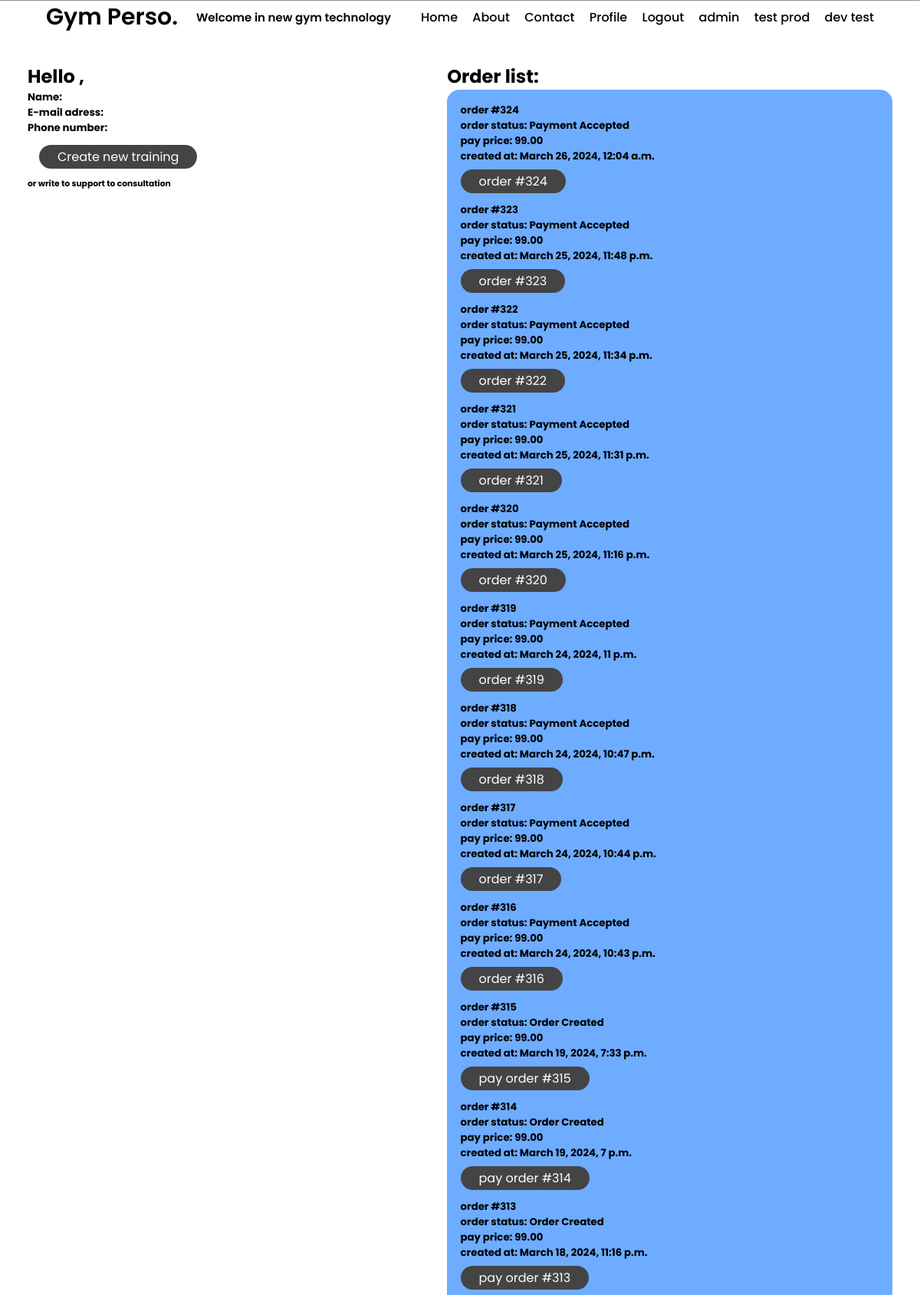
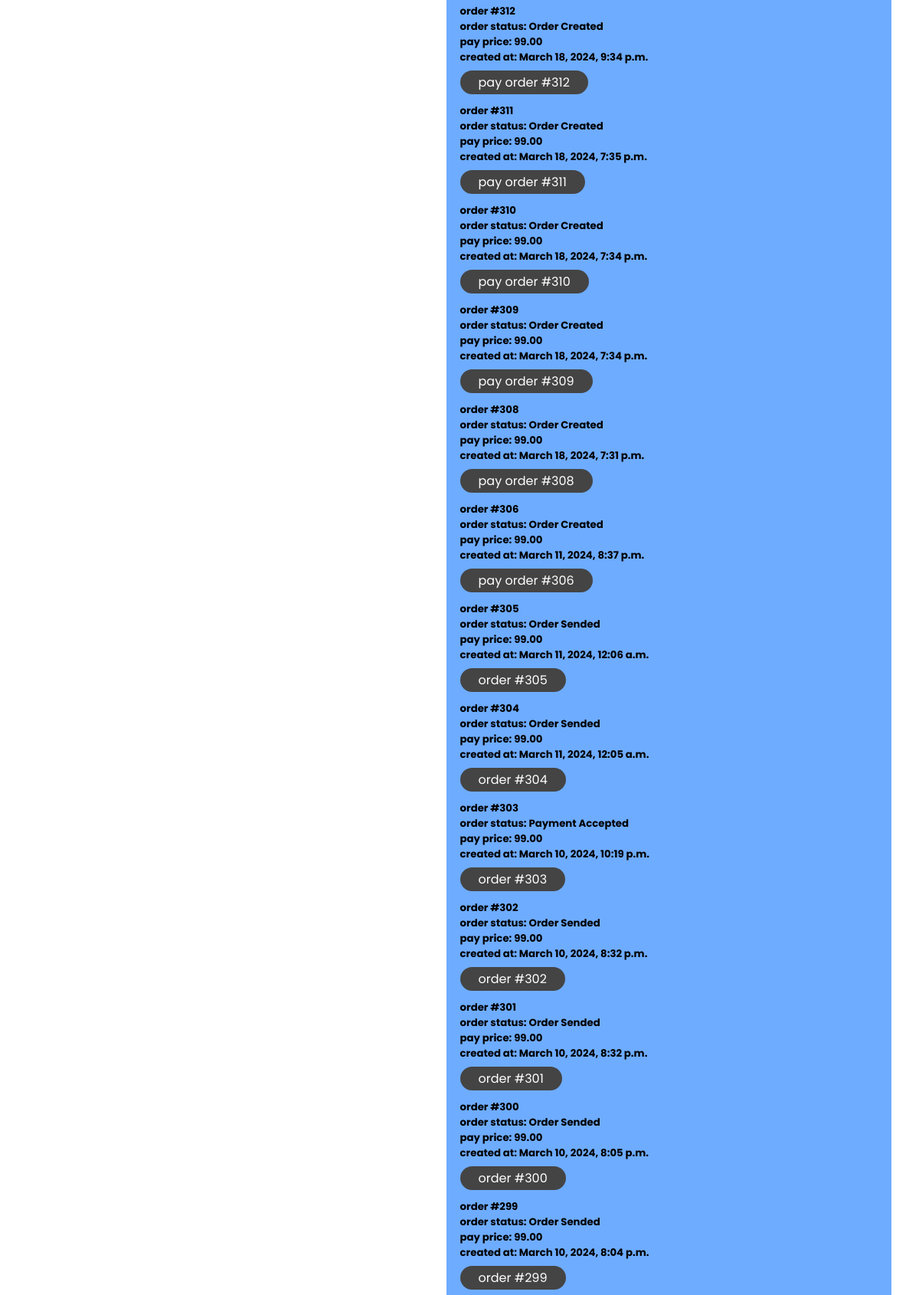
The page /accounts/profile/ (signed in, upper part) on the database its author committed (2 pictures, top to bottom).
### orders/models.py (models this page shows, shortened)
class Order(models.Model):
    order_id = models.AutoField(primary_key=True)
    order_status = models.CharField(choices=[
        ("OC", "Order Created"),
        ("WP", "Waiting for Payment"),
        ("PA", "Payment Accepted"),
        ("PE", "Payment Error"),
        ("WA", "Waiting for Acception"),
        ('PRE', 'Personalizations Error'),
        ("OA", "Order Accepted"),
        ("OS", "Order Sended"),
        ("OCA", "Order Cancelled"),
        ("OR", "Order Refounded"),
    ],default='OC', max_length=255)
    user = models.ForeignKey(User, on_delete=models.CASCADE, default=None, blank=True,null=True)
    user_name = models.CharField(max_length=30, blank=True)
    language = models.CharField(choices=[
        ("PL", "Polish"),
        ("EN", "English"),
    ], default="EN", max_length=255)
    order_error = models.CharField(max_length=255, null=True, blank=True)
    name_coupon = models.CharField(max_length=15, null=True, blank=True)
    original_price = models.DecimalField(max_digits=7, decimal_places=2, default=None, blank=True, null=True)
    pay_price = models.DecimalField(max_digits=7, decimal_places=2, default=None, blank=True, null=True)
    editor_email = models.EmailField(max_length=255, blank=True)
    created_at = models.DateTimeField(auto_now_add=True)
    updated_at = models.DateTimeField(auto_now=True)
    paid_at = models.DateTimeField(default=None, blank=True, null=True)
    visible = models.BooleanField(default=True)
    history = HistoricalRecords()

### accounts/views.py (the view)
# urls.py: path('profile/', views.profile, name='profile'),
@login_required(redirect_field_name="login")
def profile(request):
    obj = UserProxy.objects.filter(email=request.user.email)
    if not obj:
        return redirect('register_more_info')
    else:
        user_proxy ="none" # UserProxy.objects.get(email = request.user.id)
        orders = Order.objects.filter(user= request.user).filter(visible = True)
        return render(request, 'profile.html',{"user_proxy": user_proxy, "orders": orders})

### templates/profile.html
{% include 'base.html' %}
{% block content %}
<body class="column">
    {% include 'navbar.html' %}
    <section class="body row">
        <div class="content">
            <h1> Hello {{user_proxy.first_name}}, </h1>
            <div>
                <h5>Name: {{user_proxy.first_name}} {{user_proxy.last_name}} </h5>
            </div>
            <div>
                <h5>E-mail adress: {{user_proxy.email}} </h5>
            </div>
            <div>
                <h5>Phone number: {{user_proxy.phone_number}} </h5>
            </div>
            <div class="button-container">
                <a type="submit" href="/questionnaire" class="button">Create new training</a>
            </div>
            <div>
                <h6>or write to support to consultation</h6>
            </div>
        </div>
        <div class="content">
            <div>
                <div>
                    <h1> Order list: </h1>
                </div>
                <div class="list container padding">
                    {% for order in orders reversed %}
                        <div class="content">
                            <div class="order_informations">
                                <h5>order #{{order.order_id}} </h5>
                                <h5>order status: {{order.get_order_status_display}} </h5>
                                <h5>pay price: {{order.pay_price}} </h5>
                                <h5>created at: {{order.created_at}} </h5>
                            <div>
                            {%if order.get_order_status_display == 'Order Created'%}
                                <div class="order_button_container">
                                    <a type="submit" href="/orders/payment/{{order.order_id}}/" class="order_button">pay order #{{order.order_id}}</a>
                                </div>
                            {%endif%}
                            {%if order.get_order_status_display != 'Order Created'%}
                                <div class="order_button_container">
                                    <a type="submit" href="/orders/{{order.order_id}}/" class="order_button">order #{{order.order_id}}</a>
                                </div>
                            {%endif%}
                        </div>
                    {%empty%}
                            <h5>empty list</h5>
                    {% endfor %}
                </div>
            </div>
        </div>
    </section>
</body>
{% endblock %}
</html>

### static/style.css (style rules this page uses)
:root { --clr-background: #ffffff; --clr-text-black:#444444; --clr-text-white: #ffffff; --clr-text-background: #444444; --clr-container-background:#006eff91; }
* { margin: 0; padding: 0; box-sizing: border-box; font-family: 'Poppins','sans-serif'; }
.body { margin: 80px 3% 3% 3%; }
.content { flex-grow: 1; flex-direction: column; justify-content: center; align-items: center; width: auto; }
.container { flex-grow: 1; flex-direction: column; overflow: hidden; justify-content: center; align-items: center; background-color: var(--clr-container-background); }
.padding { padding: 3%; border-radius: 1rem; }
.row { align-content: flex-start; display: flex; overflow: hidden; flex-direction: row; }
.list { flex-grow: 1; flex-direction: column; justify-content: center; align-items: center; width: auto; }
.order_button { background-color: var(--clr-text-background); color: var(--clr-text-white); padding: 4px 24px; border-radius: 1rem; text-decoration: none; margin-top: 15px; }
.order_button_container { margin-top: 10px; margin-bottom: 15px; }
.button { text-decoration: none; color: var(--clr-text-white); background-color: var(--clr-text-background); padding: 4px 24px; border-radius: 1rem; margin-left: 15px; transition: .3s; }
.button::after, .button:hover { background-color: var(--clr-container-background); }
.button-container { margin-top: 15px; margin-bottom: 15px; }

### rows shown on the page
Order: order_id "324", order_status "Payment Accepted", pay_price "99.00", created_at "March 26, 2024, 12:04 a.m."
Order: order_id "323", order_status "Payment Accepted", pay_price "99.00", created_at "March 25, 2024, 11:48 p.m."
Order: order_id "322", order_status "Payment Accepted", pay_price "99.00", created_at "March 25, 2024, 11:34 p.m."
Order: order_id "321", order_status "Payment Accepted", pay_price "99.00", created_at "March 25, 2024, 11:31 p.m."
Order: order_id "320", order_status "Payment Accepted", pay_price "99.00", created_at "March 25, 2024, 11:16 p.m."
Order: order_id "319", order_status "Payment Accepted", pay_price "99.00", created_at "March 24, 2024, 11 p.m."
Order: order_id "318", order_status "Payment Accepted", pay_price "99.00", created_at "March 24, 2024, 10:47 p.m."
Order: order_id "317", order_status "Payment Accepted", pay_price "99.00", created_at "March 24, 2024, 10:44 p.m."
Order: order_id "316", order_status "Payment Accepted", pay_price "99.00", created_at "March 24, 2024, 10:43 p.m."
Order: order_id "315", order_status "Order Created", pay_price "99.00", created_at "March 19, 2024, 7:33 p.m."
Order: order_id "314", order_status "Order Created", pay_price "99.00", created_at "March 19, 2024, 7 p.m."
Order: order_id "313", order_status "Order Created", pay_price "99.00", created_at "March 18, 2024, 11:16 p.m."
Order: order_id "312", order_status "Order Created", pay_price "99.00", created_at "March 18, 2024, 9:34 p.m."
Order: order_id "311", order_status "Order Created", pay_price "99.00", created_at "March 18, 2024, 7:35 p.m."
Order: order_id "310", order_status "Order Created", pay_price "99.00", created_at "March 18, 2024, 7:34 p.m."
Order: order_id "309", order_status "Order Created", pay_price "99.00", created_at "March 18, 2024, 7:34 p.m."
Order: order_id "308", order_status "Order Created", pay_price "99.00", created_at "March 18, 2024, 7:31 p.m."
Order: order_id "306", order_status "Order Created", pay_price "99.00", created_at "March 11, 2024, 8:37 p.m."
Order: order_id "305", order_status "Order Sended", pay_price "99.00", created_at "March 11, 2024, 12:06 a.m."
Order: order_id "304", order_status "Order Sended", pay_price "99.00", created_at "March 11, 2024, 12:05 a.m."
Order: order_id "303", order_status "Payment Accepted", pay_price "99.00", created_at "March 10, 2024, 10:19 p.m."
Order: order_id "302", order_status "Order Sended", pay_price "99.00", created_at "March 10, 2024, 8:32 p.m."
Order: order_id "301", order_status "Order Sended", pay_price "99.00", created_at "March 10, 2024, 8:32 p.m."
Order: order_id "300", order_status "Order Sended", pay_price "99.00", created_at "March 10, 2024, 8:05 p.m."
Order: order_id "299", order_status "Order Sended", pay_price "99.00", created_at "March 10, 2024, 8:04 p.m."
